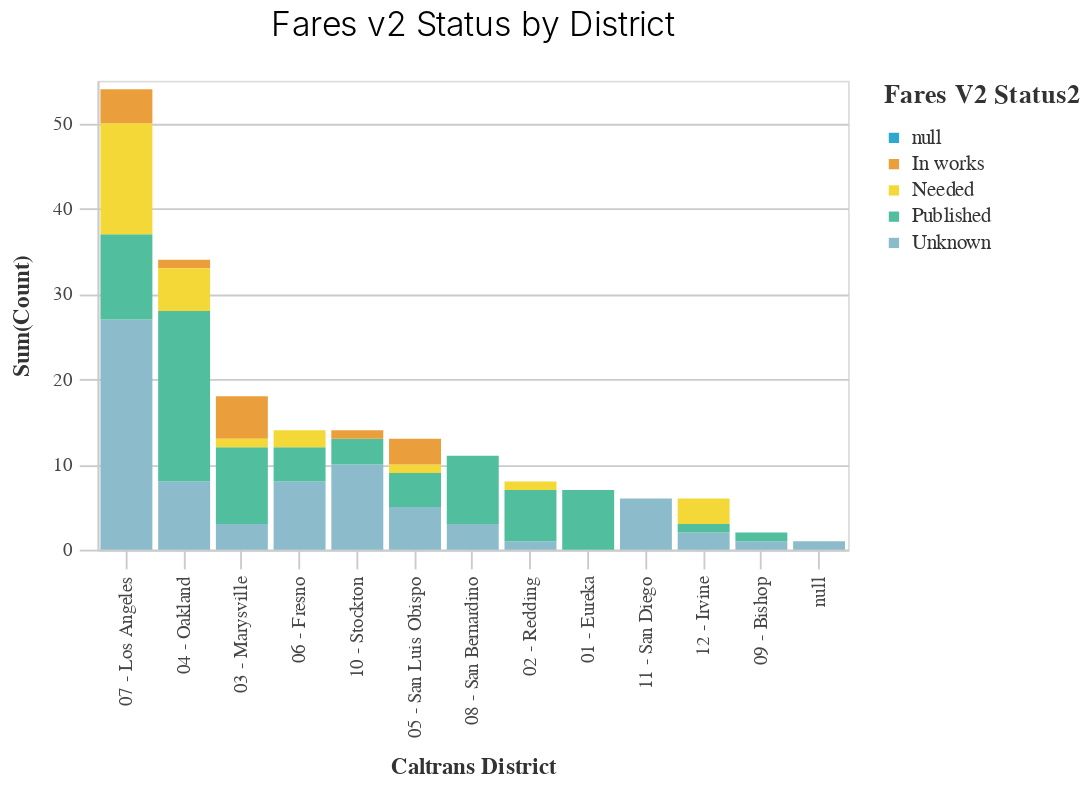

Notebook code cell kept with this figure:
### Code cell
(_dla_utils.bar_chart_nosubset(fares_status2,
                               'caltrans_district',
                               'sum(count)',
                               'fares_v2_status2',
                               chart_title='Fares v2 Status by District'))

### Figure 1 — Vega-Lite specification as saved in the notebook (floating-point values rounded to 4 significant figures)
{"config": {"view": {"continuousWidth": 400, "continuousHeight": 300}, "axis": {"domainColor": "#cbcbcb", "grid": true, "gridColor": "#cbcbcb", "gridWidth": 1, "labelColor": "#474747", "labelFont": "Nunito Sans", "labelFontSize": 10, "labelPadding": 4, "tickColor": "#cbcbcb", "tickSize": 10, "titleColor": "#333", "titleFont": "Raleway", "titleFontSize": 12, "titlePadding": 10}, "axisBand": {"grid": false}, "background": "white", "font": "Raleway", "header": {"labelFont": "Nunito Sans", "titleFont": "Raleway"}, "legend": {"labelColor": "#333", "labelFont": "Nunito Sans", "labelFontSize": 11, "labelLimit": 0, "padding": 1, "symbolSize": 30, "symbolType": "square", "titleColor": "#333", "titleFont": "Raleway", "titleFontSize": 14, "titlePadding": 10}, "title": {"anchor": "middle", "font": "Raleway", "fontSize": 18, "fontWeight": 300, "offset": 20}}, "data": {"name": "data-15467d036b33d485855ecaeaa60ca78a"}, "mark": "bar", "encoding": {"color": {"field": "fares_v2_status2", "legend": {"symbolLimit": 10, "title": "Fares V2 Status2"}, "scale": {"range": ["#2EA8CE", "#EB9F3C", "#F4D837", "#51BF9D", "#8CBCCB", "#9487C0"]}, "type": "nominal"}, "x": {"field": "caltrans_district", "sort": "-y", "title": "Caltrans District", "type": "nominal"}, "y": {"aggregate": "sum", "field": "count", "title": "Sum(Count)", "type": "quantitative"}}, "height": 250, "title": "Fares v2 Status by District", "width": 400, "$schema": "https://vega.github.io/schema/vega-lite/v4.17.0.json", "datasets": {"data-15467d036b33d485855ecaeaa60ca78a": [{"caltrans_district": null, "fares_v2_status2": "Unknown", "count": 1}, {"caltrans_district": "01 - Eureka", "fares_v2_status2": "Published", "count": 7}, {"caltrans_district": "02 - Redding", "fares_v2_status2": "Unknown", "count": 1}, {"caltrans_district": "02 - Redding", "fares_v2_status2": "Published", "count": 6}, {"caltrans_district": "02 - Redding", "fares_v2_status2": "Needed", "count": 1}, {"caltrans_district": "03 - Marysville", "fares_v2_status2": "Unknown", "count": 3}, {"caltrans_district": "03 - Marysville", "fares_v2_status2": "Published", "count": 9}, {"caltrans_district": "03 - Marysville", "fares_v2_status2": "In works", "count": 5}, {"caltrans_district": "03 - Marysville", "fares_v2_status2": "Needed", "count": 1}, {"caltrans_district": "04 - Oakland", "fares_v2_status2": "Unknown", "count": 8}, {"caltrans_district": "04 - Oakland", "fares_v2_status2": "Published", "count": 20}, {"caltrans_district": "04 - Oakland", "fares_v2_status2": "In works", "count": 1}, {"caltrans_district": "04 - Oakland", "fares_v2_status2": "Needed", "count": 5}, {"caltrans_district": "05 - San Luis Obispo", "fares_v2_status2": "Unknown", "count": 5}, {"caltrans_district": "05 - San Luis Obispo", "fares_v2_status2": "Published", "count": 4}, {"caltrans_district": "05 - San Luis Obispo", "fares_v2_status2": "Needed", "count": 1}, {"caltrans_district": "05 - San Luis Obispo", "fares_v2_status2": "In works", "count": 3}, {"caltrans_district": "06 - Fresno", "fares_v2_status2": "Unknown", "count": 8}, {"caltrans_district": "06 - Fresno", "fares_v2_status2": "Published", "count": 4}, {"caltrans_district": "06 - Fresno", "fares_v2_status2": "Needed", "count": 2}, {"caltrans_district": "07 - Los Angeles", "fares_v2_status2": "Unknown", "count": 27}, {"caltrans_district": "07 - Los Angeles", "fares_v2_status2": "Published", "count": 10}, {"caltrans_district": "07 - Los Angeles", "fares_v2_status2": "Needed", "count": 13}, {"caltrans_district": "07 - Los Angeles", "fares_v2_status2": null, "count": 0}, {"caltrans_district": "07 - Los Angeles", "fares_v2_status2": "In works", "count": 4}, {"caltrans_district": "08 - San Bernardino", "fares_v2_status2": "Published", "count": 8}, {"caltrans_district": "08 - San Bernardino", "fares_v2_status2": "Unknown", "count": 3}, {"caltrans_district": "09 - Bishop", "fares_v2_status2": "Unknown", "count": 1}, {"caltrans_district": "09 - Bishop", "fares_v2_status2": "Published", "count": 1}, {"caltrans_district": "10 - Stockton", "fares_v2_status2": "Unknown", "count": 10}, {"caltrans_district": "10 - Stockton", "fares_v2_status2": "Published", "count": 3}, {"caltrans_district": "10 - Stockton", "fares_v2_status2": "In works", "count": 1}, {"caltrans_district": "11 - San Diego", "fares_v2_status2": "Unknown", "count": 6}, {"caltrans_district": "12 - Irvine", "fares_v2_status2": "Unknown", "count": 2}, {"caltrans_district": "12 - Irvine", "fares_v2_status2": "Published", "count": 1}, {"caltrans_district": "12 - Irvine", "fares_v2_status2": "Needed", "count": 3}]}}
